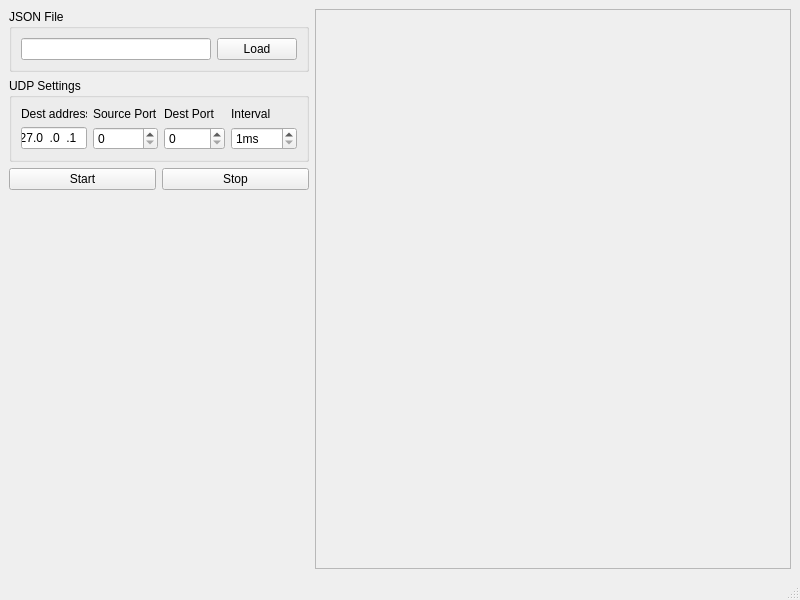
<?xml version="1.0" encoding="UTF-8"?>
<ui version="4.0">
 <class>MainWindow</class>
 <widget class="QMainWindow" name="MainWindow">
  <property name="geometry">
   <rect>
    <x>0</x>
    <y>0</y>
    <width>800</width>
    <height>600</height>
   </rect>
  </property>
  <property name="windowTitle">
   <string>MainWindow</string>
  </property>
  <widget class="QWidget" name="centralwidget">
   <layout class="QHBoxLayout" name="horizontalLayout_3">
    <item>
     <layout class="QVBoxLayout" name="verticalLayout_2">
      <item>
       <widget class="QGroupBox" name="groupBox">
        <property name="maximumSize">
         <size>
          <width>300</width>
          <height>16777215</height>
         </size>
        </property>
        <property name="title">
         <string>JSON File</string>
        </property>
        <layout class="QHBoxLayout" name="horizontalLayout">
         <item>
          <widget class="QLineEdit" name="leLoadPath"/>
         </item>
         <item>
          <widget class="QPushButton" name="btnLoadJson">
           <property name="text">
            <string>Load</string>
           </property>
          </widget>
         </item>
        </layout>
       </widget>
      </item>
      <item>
       <widget class="QGroupBox" name="groupBox_2">
        <property name="maximumSize">
         <size>
          <width>300</width>
          <height>16777215</height>
         </size>
        </property>
        <property name="title">
         <string>UDP Settings</string>
        </property>
        <layout class="QGridLayout" name="gridLayout">
         <item row="0" column="3">
          <widget class="QLabel" name="label_3">
           <property name="text">
            <string>Interval</string>
           </property>
           <property name="alignment">
            <set>Qt::AlignmentFlag::AlignLeading|Qt::AlignmentFlag::AlignLeft|Qt::AlignmentFlag::AlignVCenter</set>
           </property>
          </widget>
         </item>
         <item row="0" column="2">
          <widget class="QLabel" name="label">
           <property name="text">
            <string>Dest Port</string>
           </property>
          </widget>
         </item>
         <item row="1" column="3">
          <widget class="QSpinBox" name="sbInterval">
           <property name="minimumSize">
            <size>
             <width>0</width>
             <height>0</height>
            </size>
           </property>
           <property name="suffix">
            <string>ms</string>
           </property>
           <property name="minimum">
            <number>1</number>
           </property>
           <property name="maximum">
            <number>99999</number>
           </property>
          </widget>
         </item>
         <item row="0" column="0">
          <widget class="QLabel" name="label_2">
           <property name="text">
            <string>Dest address</string>
           </property>
          </widget>
         </item>
         <item row="1" column="2">
          <widget class="QSpinBox" name="sbDestPort">
           <property name="maximum">
            <number>65535</number>
           </property>
          </widget>
         </item>
         <item row="1" column="0">
          <widget class="QLineEdit" name="leDestAddress">
           <property name="maximumSize">
            <size>
             <width>150</width>
             <height>16777215</height>
            </size>
           </property>
           <property name="inputMask">
            <string>000.000.000.000</string>
           </property>
           <property name="text">
            <string>127.0.0.1</string>
           </property>
          </widget>
         </item>
         <item row="0" column="1">
          <widget class="QLabel" name="label_4">
           <property name="text">
            <string>Source Port</string>
           </property>
          </widget>
         </item>
         <item row="1" column="1">
          <widget class="QSpinBox" name="sbSrcPort">
           <property name="maximum">
            <number>65535</number>
           </property>
          </widget>
         </item>
        </layout>
       </widget>
      </item>
      <item>
       <layout class="QHBoxLayout" name="horizontalLayout_5">
        <item>
         <widget class="QPushButton" name="btnStart">
          <property name="text">
           <string>Start</string>
          </property>
         </widget>
        </item>
        <item>
         <widget class="QPushButton" name="btnStop">
          <property name="text">
           <string>Stop</string>
          </property>
         </widget>
        </item>
       </layout>
      </item>
      <item>
       <spacer name="verticalSpacer">
        <property name="orientation">
         <enum>Qt::Orientation::Vertical</enum>
        </property>
        <property name="sizeHint" stdset="0">
         <size>
          <width>20</width>
          <height>40</height>
         </size>
        </property>
       </spacer>
      </item>
     </layout>
    </item>
    <item>
     <widget class="QScrollArea" name="scrollArea">
      <property name="widgetResizable">
       <bool>true</bool>
      </property>
      <widget class="QWidget" name="scrollAreaWidgetContents">
       <property name="geometry">
        <rect>
         <x>0</x>
         <y>0</y>
         <width>383</width>
         <height>525</height>
        </rect>
       </property>
      </widget>
     </widget>
    </item>
   </layout>
  </widget>
  <widget class="QMenuBar" name="menubar">
   <property name="geometry">
    <rect>
     <x>0</x>
     <y>0</y>
     <width>800</width>
     <height>26</height>
    </rect>
   </property>
  </widget>
  <widget class="QStatusBar" name="statusbar"/>
 </widget>
 <resources/>
 <connections/>
</ui>
